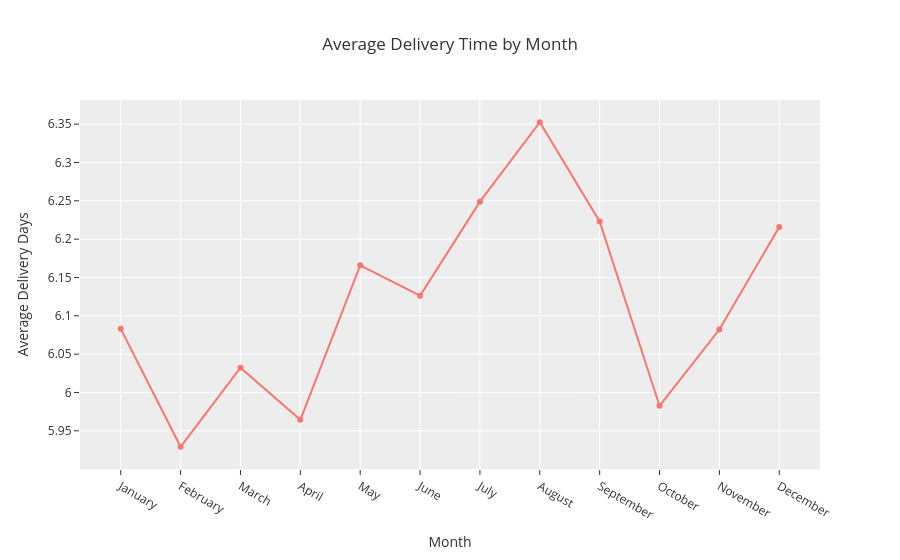

Notebook code cell kept with this figure:
### Code cell
monthly_delivery = (
    df.groupby('month', observed=True)['delivery_days']
      .mean()
      .reset_index()
)
fig = px.line(
    monthly_delivery,
    x='month',
    y='delivery_days',
    markers=True,
    title='Average Delivery Time by Month',
    template='ggplot2'
)

fig.update_layout(
    xaxis_title='Month',
    yaxis_title='Average Delivery Days'
)

fig.show()

### Figure 1 — Plotly figure (JSON) as saved in the notebook; plotly's stock layout.template omitted (floating-point values rounded to 4 significant figures)
{"data": [{"hovertemplate": "month=%{x}<br>delivery_days=%{y}<extra></extra>", "legendgroup": "", "line": {"color": "#F8766D", "dash": "solid"}, "marker": {"symbol": "circle"}, "mode": "lines+markers", "name": "", "orientation": "v", "showlegend": false, "type": "scatter", "x": ["January", "February", "March", "April", "May", "June", "July", "August", "September", "October", "November", "December"], "xaxis": "x", "y": [6.083, 5.929, 6.032, 5.964, 6.166, 6.126, 6.249, 6.353, 6.223, 5.983, 6.082, 6.216], "yaxis": "y"}], "layout": {"legend": {"tracegroupgap": 0}, "title": {"text": "Average Delivery Time by Month"}, "xaxis": {"anchor": "y", "domain": [0, 1], "title": {"text": "Month"}}, "yaxis": {"anchor": "x", "domain": [0, 1], "title": {"text": "Average Delivery Days"}}}}
